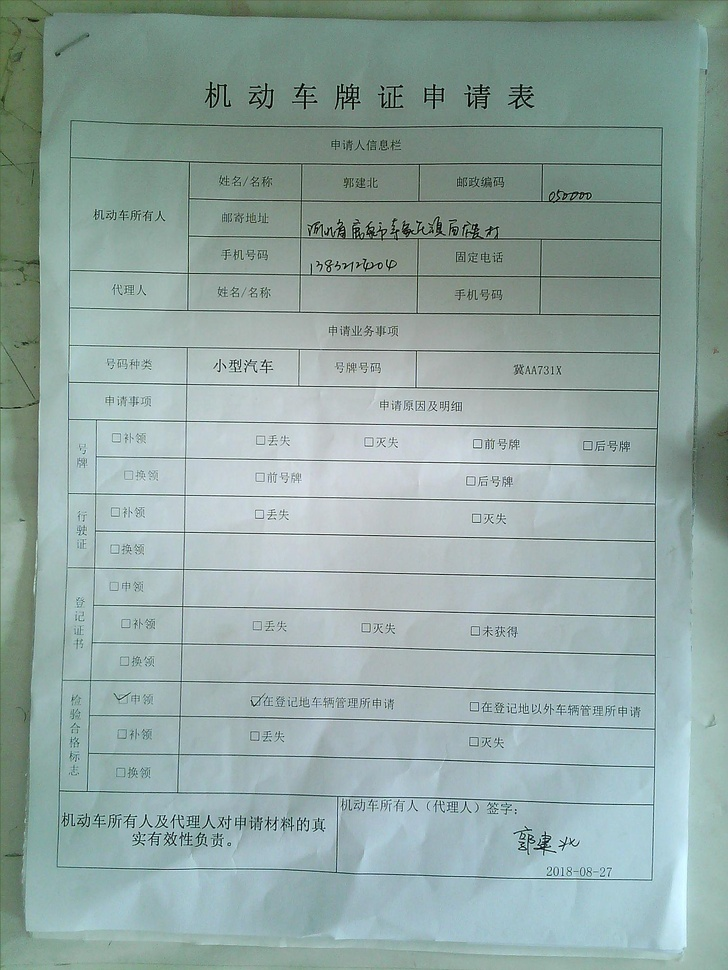
#> input picture data/test_data/test4.jpg, 728 x 970 px, shrunk from 1538 x 2050 before the run; the run also reads 1 picture not shown here
$ jupyter execute matchTemplate.ipynb
#> lines starting #> are read from the running program, lines starting #| are printed output that depends on the picture
[cell 1]
import cv2
import numpy as np
from matplotlib import pyplot as plt

[cell 2]
# 读入img
img = cv2.imread('data/test_data/test4.jpg')
#> img is the input picture: shape (970, 728, 3); mean B, G, R 163.1, 166.9, 145.9
img_gray = cv2.cvtColor(img, cv2.COLOR_BGR2GRAY)
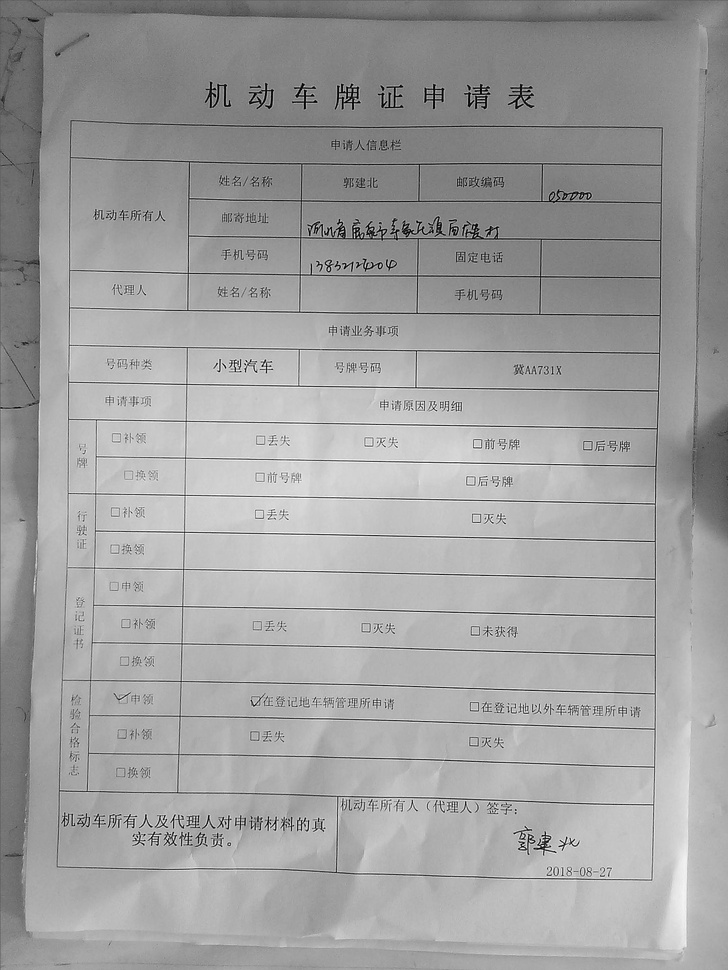
#> img_gray: shape (970, 728); min 1, max 253, mean 160.2
# ret, img_thresh = cv2.threshold(img_gray, 0, 255, cv2.THRESH_BINARY_INV + cv2.THRESH_OTSU)
img = cv2.cvtColor(img, cv2.COLOR_BGR2RGB)
#读入template
template = cv2.imread('data/template3.jpg',0)
# ret, template_thresh = cv2.threshold(template, 0, 255, cv2.THRESH_BINARY_INV + cv2.THRESH_OTSU)
h, w = template.shape[:2]
#> h = 9; w = 67
# [4 lines of commented-out code are left out]
print(h,w)
#| 9 67

[cell 3]
# 6种匹配方法
methods = ['cv2.TM_CCOEFF', 'cv2.TM_CCOEFF_NORMED', 'cv2.TM_CCORR',
           'cv2.TM_CCORR_NORMED', 'cv2.TM_SQDIFF', 'cv2.TM_SQDIFF_NORMED']
i=0
for meth in methods:

    img2 = img.copy()

    # 匹配方法的真值
    method = eval(meth)
    res = cv2.matchTemplate(img_gray, template, method)
    min_val, max_val, min_loc, max_loc = cv2.minMaxLoc(res)

    # 如果是平方差匹配TM_SQDIFF或归一化平方差匹配TM_SQDIFF_NORMED，取最小值
    if method in [cv2.TM_SQDIFF, cv2.TM_SQDIFF_NORMED]:
        top_left = min_loc
    else:
        top_left = max_loc
    bottom_right = (top_left[0] + w, top_left[1] + h)
    cv2.circle(res, top_left, 10, 0, 2)
    # 画矩形|
    cv2.rectangle(img2, top_left, bottom_right, (0, 255, 0), 3)
    filename='data/img_result'+str(i)+'.jpg'
    print(filename)
    cv2.imwrite(filename, img2)
    i=i+1
#> this loop made 6 passes
#> (min_val, max_val, min_loc, top_left, bottom_right) on passes 1 to 4: (-219250, 208086.5, (376, 230), (373, 89), (440, 98)), (-0.488, 0.481, (439, 954), (193, 931), (260, 940)), (8137601, 18459828, (190, 7), (245, 487), (312, 496)), (0.841, 0.985, (352, 230), (502, 952), (569, 961))
#> (min_val, max_val, max_loc, top_left, bottom_right) on passes 5 to 6: (411892, 3818127, (352, 230), (108, 161), (175, 170)), (0.0331, 0.389, (352, 230), (107, 161), (174, 170))
#> pass 1, `res = cv2.matchTemplate(img_gray, template, method)`:
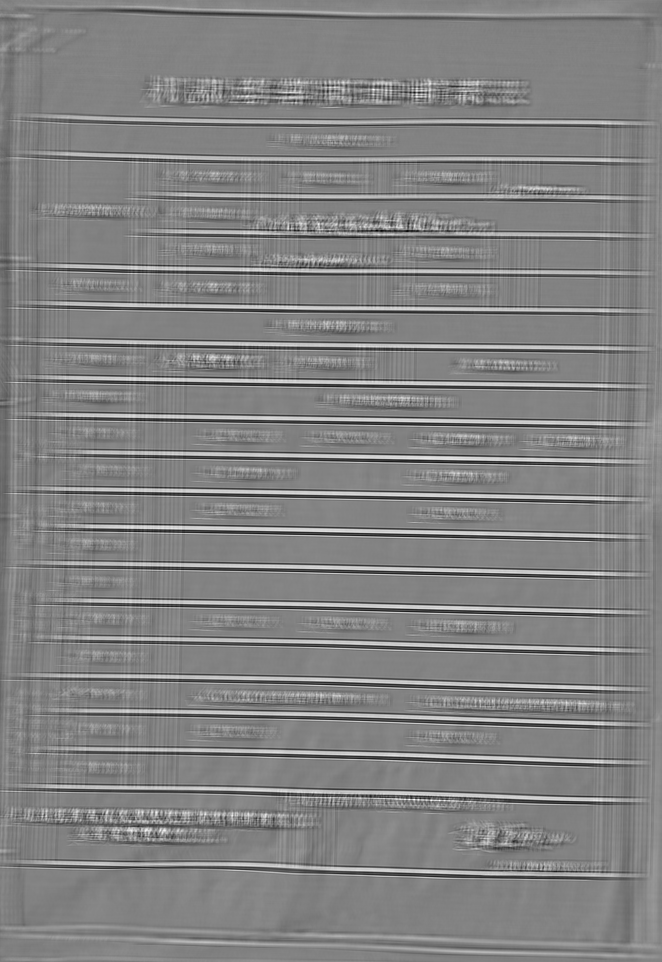
#> res: shape (962, 662) float32; min -219250, max 208086.5, mean -719.5; drawn with min black and max white
#> pass 1, `cv2.imwrite(filename, img2)`:
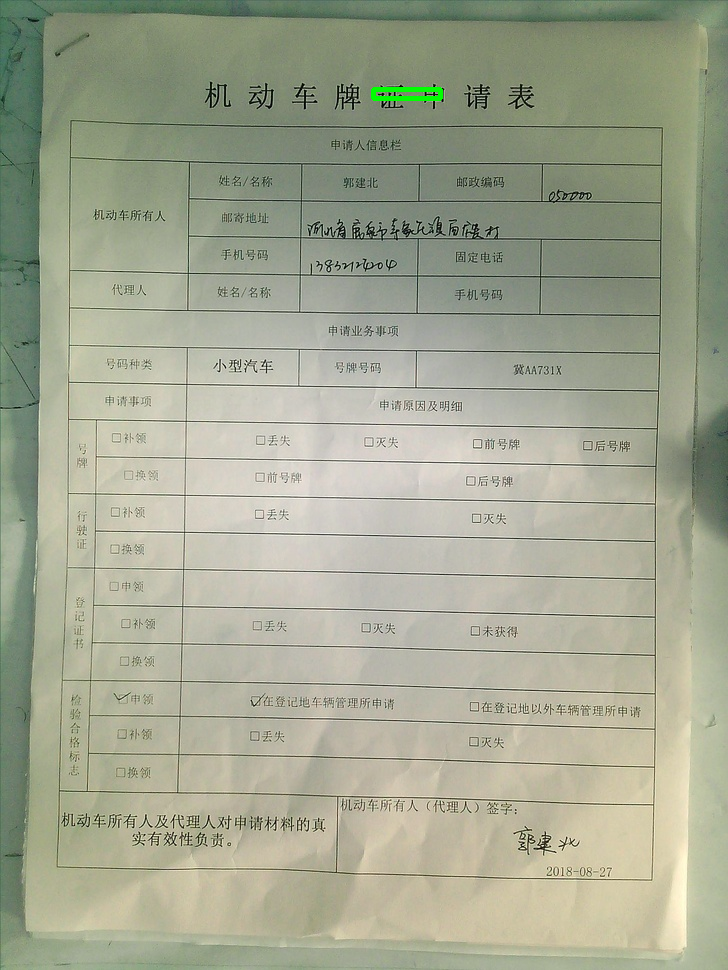
#> saved as img_result0.jpg: shape (970, 728, 3); mean B, G, R 145.8, 167.1, 163
#> pass 2, `res = cv2.matchTemplate(img_gray, template, method)`:
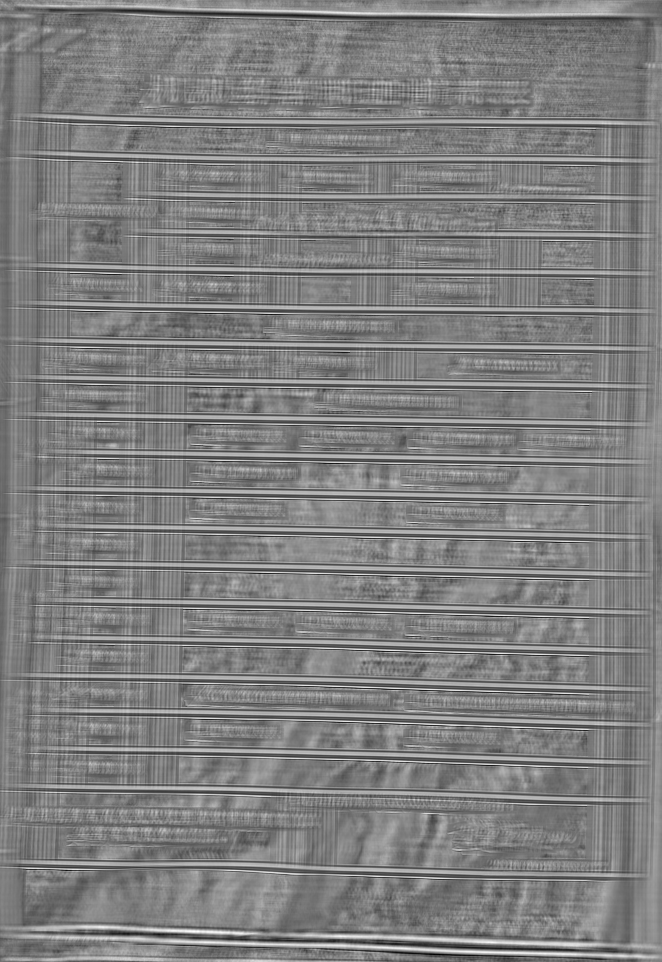
#> res: shape (962, 662) float32; min -0.488, max 0.481, mean -0.00344; drawn with min black and max white
#> pass 2, `cv2.imwrite(filename, img2)`:
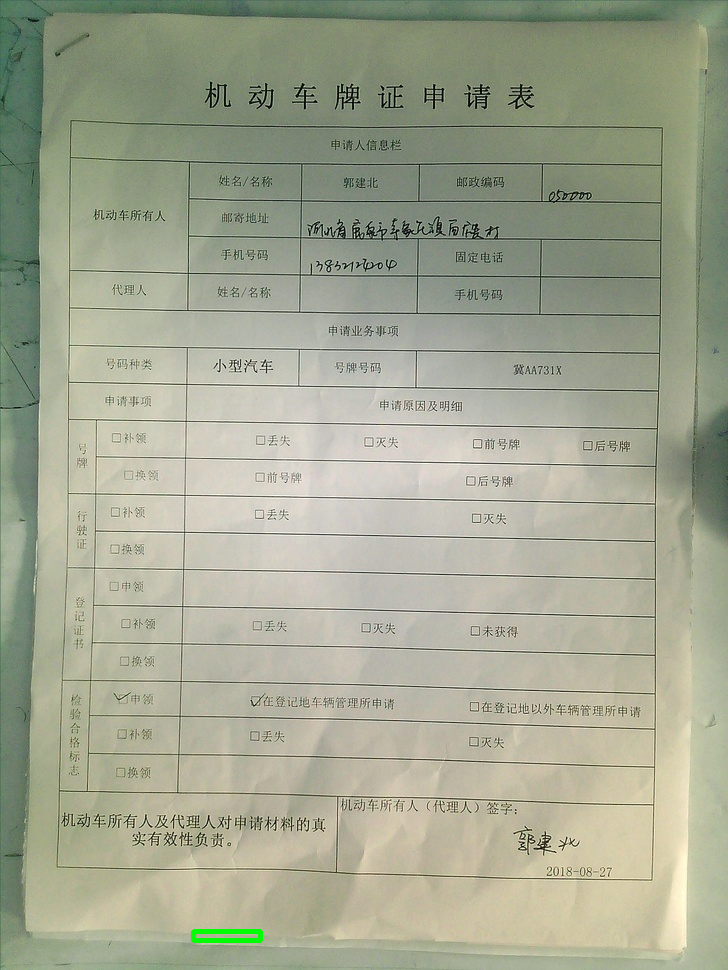
#> saved as img_result1.jpg: shape (970, 728, 3); mean B, G, R 145.8, 167, 162.9
#> after the loop:
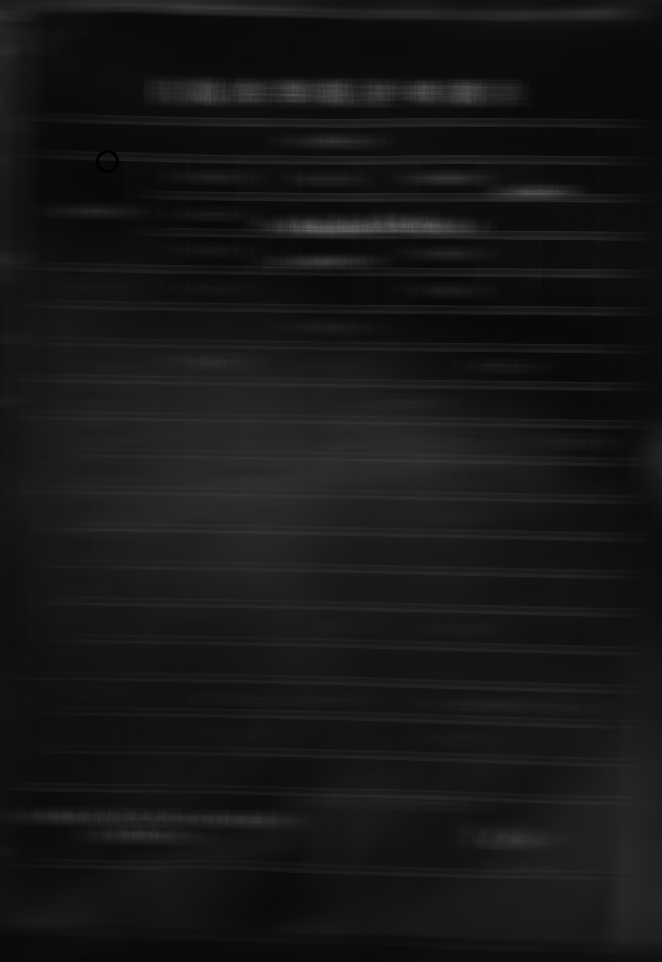
#> res: shape (962, 662) float32; min 0, max 0.389, mean 0.0916
#> after the loop, i = 6
